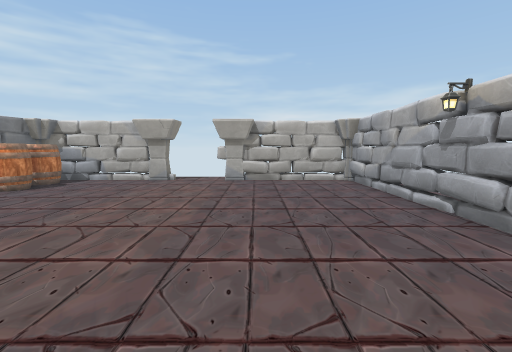
[1] (above)

12 first-person views from a walk through a 3-D level made in the Unity game engine. The camera is 1.3 m above the floor, tilts 6° down and sees 90° across. The floor is counted in squares, 1 m on a side. Each view is taken from the middle of a square. On the plan, view 1 faces up. The plan holds only what a view shows up to about 13 squares ahead; the rest is blank. Some animated figures are left out. Door leaves are left out, so doorways stand open.

[2]
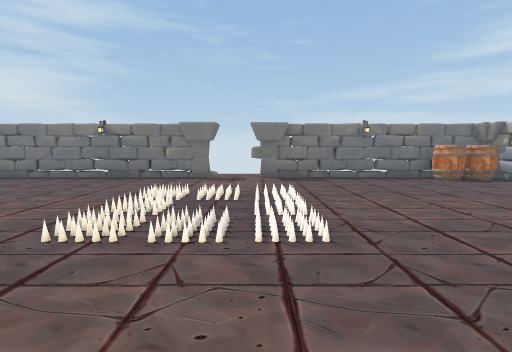

[3]
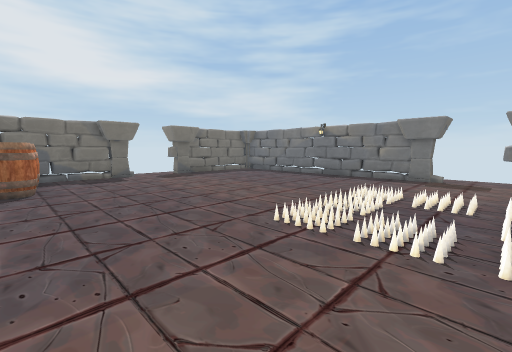

[4]
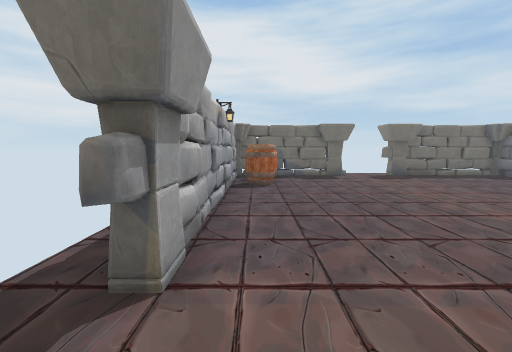

[5]
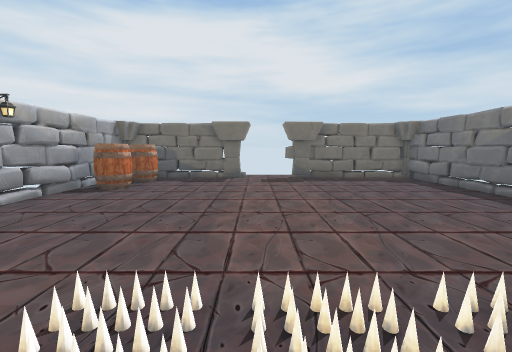

[6]
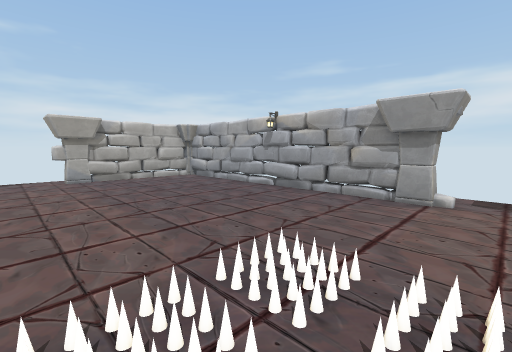

[7]
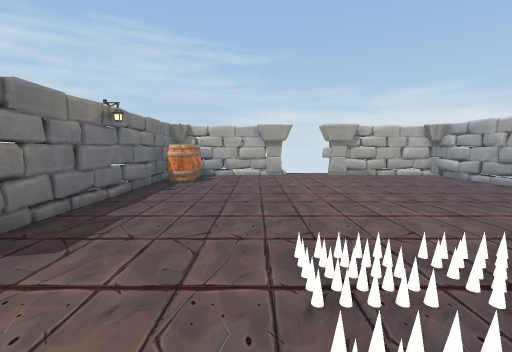

[8]
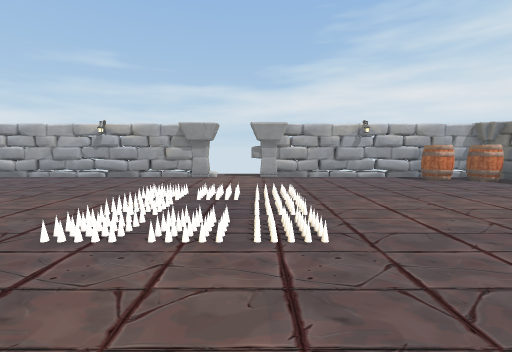

[9]
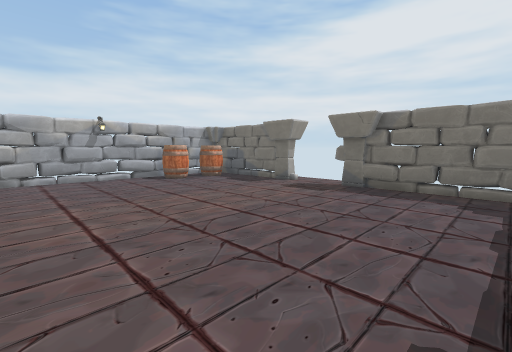

[10]
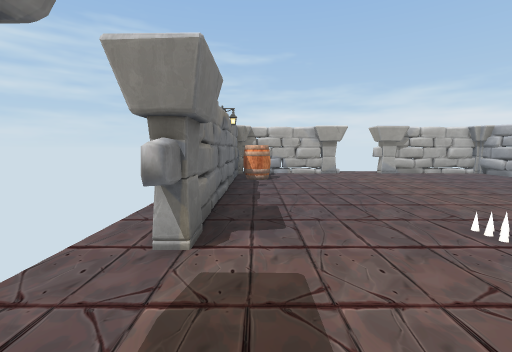

[11]
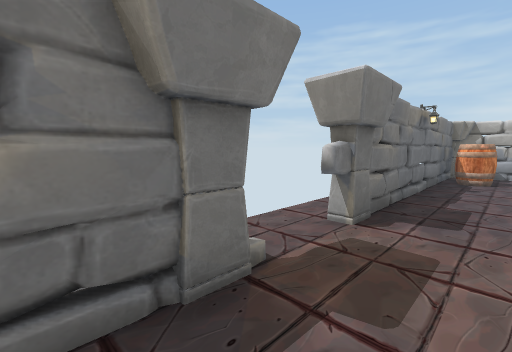

[12]
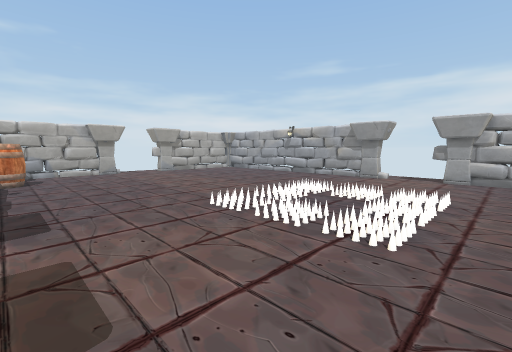

### Floor plan
Points are (right, up) in squares from view 1. A wall is a line through its corners. A room is listed if a view was taken in it or the views show most of it. See-through windows are left out.
Room 1 (views 1, 2, 3, 4, 5, 6, 7, 8, 9, 10, 11, 12)
walls: (-8.9, 0.2) (-9, -0.3); (-8.9, -3.4) (-8.7, -12.4); (-8.9, -3.5) (-9, -4.2); (-9.1, 1.9) (-9.1, 1.4); (-9.1, -4) (-8.9, -4.4); (-8.8, 2.6) (-9, 1.7); (-8.8, -4.8) (-9.1, -5.9); (3.9, -2.3) (4, -1.7); (-9, 2.8) (-9.1, 2.3); (3.9, 1.4) (4, 10.9); (-9, -5.2) (-9, -6.2); (4, 1.4) (4.1, 2.3); (4.1, 1.4) (3.8, 4.7); (4.1, 2) (3.9, 2.4); (-9, 3.9) (-9.1, 3); (-9.1, 4) (-8.9, 3.5); (-8.8, -6.4) (-9.1, -9.5); (-8.9, 4.3) (-9, 3.8); (3.8, -5.2) (4.1, -4); (3.8, 3.2) (4.1, 4.3); (-9, -6.5) (-8.9, -12.5); (4.1, 3.5) (3.8, 7); (3.9, -6.3) (4.1, -5.8) (3.9, -5.5); (4.1, -6.1) (3.8, -3.4); (3.9, 4.4) (4, 5); (3.9, 4.6) (4.1, 5.1); (4.1, -6.5) (4.2, -5.6); (3.9, -7.1) (3.8, -6); (4.1, 5.6) (4.2, 6.4); (-9.1, -9.2) (-8.8, -9.6); (3.8, -8.7) (4.1, -6.7); (-9, 7.6) (-8.9, 6.4); (4, 7) (4, 7.4) (3.9, 7.7); (-8.8, 8) (-9, 6.3); (3.9, -9.7) (3.8, -8.7) (4, -8); (3.8, -10.3) (4.1, -9.2); (-9.1, -10.8) (-8.8, -11.3); (4, 8.3) (3.8, 9.8); (-4.4, 10.7) (-8.8, 10.7) (-9, 4.1); (-4.5, 10.7) (-5.6, 10.8) (-6, 10.6); (-4.5, 10.7) (-5.7, 10.6); (-5.1, -12.7) (-4.4, -12.8); (-8.8, 9.4) (-9.1, 7.6); (-0.5, -12.7) (1, -12.8); (-0.5, -12.7) (3.9, -12.7) (3.9, -3.4); (-6.3, -12.6) (-5.1, -12.9) (-4.5, -12.9); (-6.4, 10.6) (-7.6, 10.9); (0.1, 10.7) (-0.5, 10.8); (0.7, 10.6) (0.2, 10.8); (0.6, -12.9) (1.1, -12.7); (1.8, 10.6) (0.9, 10.8) (-0.1, 10.7) (-0.6, 10.8); (3.9, -11.7) (4.1, -10.9); (3.9, 9.7) (4, 10.3); (2.4, 10.6) (0.9, 10.8); (-8.5, -12.7) (-7.5, -12.8) (-7.1, -12.6); (-8.5, -12.8) (-3.4, -12.8); (-9.2, 10.6) (-9, -0.2); (3.4, 10.7) (2.3, 10.8) (2.1, 10.7); (3.5, 10.8) (2.3, 10.7); (3.5, 10.8) (-1.6, 10.7)
low walls: (-9, -3.7) (-8.8, -5.2); (-9, 2.9) (-8.9, 1.7); (4, 3.1) (4.1, 3.6); (-9, 5) (-8.9, 4); (-9, -8.1) (-8.9, -9.3); (-8.8, 6.3) (-9, 5.5); (4.1, 7) (4, 7.4); (-9, -10.3) (-8.9, -11.4); (-0.5, -12.5) (0, -12.4); (-0.5, -12.8) (0.5, -12.6); (-4.5, 11) (-5, 10.9); (-6, -12.8) (-5.1, -12.7); (-6.6, 10.7) (-7.9, 10.6); (0.3, -12.8) (1.9, -12.6); (-6.5, -12.9) (-6, -12.9); (-8.4, -12.8) (-7.7, -12.7)
ways out: open door at (-9, -0.5); open door at (-2.5, -13); open door at (-2.5, 11); open door at (4, -1.5)
objects: pillar (-9, -3) to (-9, -2); pillar (-9, 1); barrel (-8, 8) to (-7, 8); barrel (-8, 9) to (-8, 10); pillar (-4, -13); spikes (-4, -2); spikes (-4, -1); spikes (-4, 1); pillar (-4, 11); spikes (-2, -2); spikes (-2, 1); pillar (-1, -13); spikes (-1, -2); spikes (-1, -1); spikes (-1, 1); pillar (-1, 11); barrel (2, -12) to (3, -11); barrel (2, -10) to (3, -9)

Where each view was taken, in squares from view 1:
view 1: 0 up, 0 right, facing up
view 2: 0 up, 3 right, facing left
view 3: 0 up, 3 right, facing down-left
view 4: 0 up, 3 right, facing down
view 5: 1 down, 2 left, facing down
view 6: 1 down, 3 left, facing up-right
view 7: 2 down, 5 left, facing up
view 8: 2 down, 8 left, facing right
view 9: 4 down, 8 left, facing down-right
view 10: 3 down, 8 left, facing up
view 11: 4 down, 7 left, facing up-left
view 12: 4 down, 8 left, facing up-right
